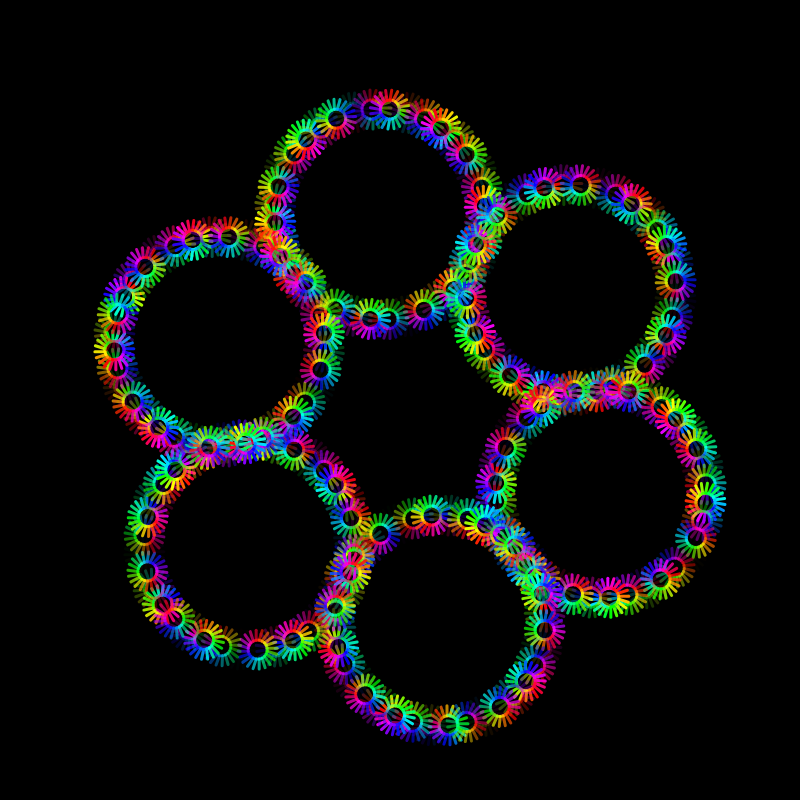
Frame 1 (no input)
Frame 60 (no input): identical to frame 1, image omitted
Frame 120 (the mouse pressed at the canvas centre since frame 60): identical to frame 1, image omitted

The p5.js sketch that drew this single still picture (run headless with seeded random() and noise() and a simulated clock; from frame 60 on, the mouse is pressed at the canvas centre):

// p5.js sketch
// ── sketch.js
let instructionInput;
let parser;
let turtle;
let toReplace;
let replaceWith;
function setup() {
  createCanvas(800, 800);
  angleMode(DEGREES);
  colorMode(HSB, 255);
  strokeWeight(3);
  stroke(0, 255, 255, 255);
  
  toReplace = "SPIKERING";
  let toReplaceInput = createInput(toReplace);
  toReplaceInput.size(100);
  toReplaceInput.style("font-size", "20px");
  toReplaceInput.position(5, 1250);
  toReplaceInput.input(ToReplaceInputChangedEvent);
  
  replaceWith = "! LOOP 20 F 3 T 18 ! T 90 B 10 ? HUE 13 END ?";
  let replaceWithInput = createInput(replaceWith);
  replaceWithInput.size(800);
  replaceWithInput.style("font-size", "20px");
  replaceWithInput.position(120, 1250);
  replaceWithInput.input(ReplaceWithInputChangedEvent);
  
  parser = new Parser();
  turtle = new Turtle();
  
  background(0);
  CreateCodeArea();
  codeArea.input(CodeUpdatedEvent);
  code = "LOOP 6\n";
  code += "  !\n";
  code += "  PEN T -90 F 300 T 90 B 30 PEN\n"; 
  code += "  LOOP 36\n";
  code += "    A 100\n"; 
  code += "    SPIKERING\n";
  code += "    PEN F 20 PEN\n";
  code += "    HUE 6\n"; 
  code += "    T 10\n"; 
  code += "    END\n";
  code += "  ?\n";
  code += "  PEN F 20 T 60 PEN\n";
  code += "END";
  
  code = code.replaceAll("\n", " ");
  code = code.replaceAll("\t", "");
  while(code.indexOf("  ") !== -1)
    code = code.replaceAll("  ", " ");
  
  
  ParseInput();
}

function ReplaceWithInputChangedEvent(){
  replaceWith = this.value();
}

function ToReplaceInputChangedEvent(){
  toReplace = this.value();
}


function draw() {

}

function MyInputChangedEvent() {
  turtle = new Turtle();
  instructionInput = this.value();
  instructionInput = instructionInput.replaceAll(toReplace, replaceWith);
  ParseInput();
}

function ParseInput() {
  if (!code) return;
  if (code === "") return;
  ReplaceStuff();
  
  turtle = new Turtle();
  translate(width/2, height/2);
  background(0);
  parser.Parse(code);
}

function MaybeRandom(value){
  if(value === "0")
    return int(random(-300, 300));
  return value;
}

function ReplaceStuff(){
  code = code.replaceAll(toReplace, replaceWith);
}

let codeArea;
function CreateCodeArea(){
  codeArea = createDiv('');
  
  let innerHtml = '<textarea id="multiliner" name="multiliner" style="width: 800px; float:left; height:400px; background:white">';
  
  innerHtml += "LOOP 6\n";
  innerHtml += "  !\n";
  innerHtml += "  PEN T -90 F 300 T 90 B 30 PEN\n"; 
  innerHtml += "  LOOP 36\n";
  innerHtml += "    A 100\n"; 
  innerHtml += "    SPIKERING\n";
  innerHtml += "    PEN F 20 PEN\n";
  innerHtml += "    HUE 6\n"; 
  innerHtml += "    T 10\n"; 
  innerHtml += "    END\n";
  innerHtml += "  ?\n";
  innerHtml += "  PEN F 20 T 60 PEN\n";
  innerHtml += "END";
  
  innerHtml += '</textarea>';
  
  codeArea.html(innerHtml);
  codeArea = select("#multiliner");
}

let code;
function CodeUpdatedEvent(){
  code = codeArea.value();
  
  code = code.replaceAll("\n", " ");
  code = code.replaceAll("\t", "");
  while(code.indexOf("  ") !== -1)
    code = code.replaceAll("  ", " ");
  ParseInput();
}

// ── instruction.js
class Instruction{
  constructor(fn, numberOfInputs){
    this.fn = fn;
    this.numberOfInputs = numberOfInputs;
    this.inputIndex = 0;
    this.inputs = [];
  }
  
  SetInput(value){
    if(this.numberOfInputs === 0){
      console.log("tried to set Input on something, that didn't need it.");
      return;
    }
    this.inputs[this.inputIndex++] = value;
  }
  
  Clone(){
    return new Instruction(this.fn, this.numberOfInputs);
  }
  
}

//"INSTR" : new Instruction(FunctionName,   numOfArgs)
let instructionSet = {
  "F"     : new Instruction(Forward,        1),
  "B"     : new Instruction(Backward,       1),
  "T"     : new Instruction(Turn,           1),
  "PEN"   : new Instruction(SwitchPenState, 0),
  "HEX"   : new Instruction(Hexagon,        1),
  "PENT"  : new Instruction(Pentagon,       1),
  "LOOP"  : new Instruction(Repeat,         1),
  "HUE"   : new Instruction(ChangeHue,      1),
  "!"     : new Instruction(Push,           0),
  "?"     : new Instruction(Pop,            0),
  "A"     : new Instruction(ChangeAlpha,    1),
  "TXT"   : new Instruction(Text,           1),
  "NGON"  : new Instruction(NGon,           2)
};

function NGon(inputs){
  let n = MaybeRandom(inputs[0]);
  let size = [MaybeRandom(inputs[1])];
  
  let a = [360.0 / n];
  
  for(let i = 0; i < n; i++){
    Forward(size);
    Turn(a);
  }
}

function Text(value){
  fill(turtle.hue, 255, 255);
  noStroke();
  text(value[0], 0, 0);
  textSize(20);
  SwitchPenState();
  Forward([textWidth(value[0])]);
  SwitchPenState();
}

function ChangeAlpha(value){
  let val = MaybeRandom(value[0]);
  let newAlpha = int(turtle.alpha) + int(val);
  
  while(newAlpha > 255)
    newAlpha -= 255;
  
  while(newAlpha < 0)
    newAlpha += 255;

  turtle.alpha = newAlpha;
}

function Push(){
  push();
}

function Pop(){
  pop();
}

function ChangeHue(value){
  let val = MaybeRandom(value[0]);
  let newHue = int(turtle.hue) + int(val);
  
  while(newHue > 255)
    newHue -= 255;
  
  while(newHue < 0)
    newHue += 255;

  turtle.hue = newHue;
}

function Repeat(instructions){
  let k = instructions[0].indexOf(' ');
  let counter = int(instructions[0].slice(0, k));
  let rest = instructions[0].slice(k+1, instructions[0].length);
  let newParser = new Parser();
  for(let i = 0; i < counter; i++)
    newParser.Parse(rest);
}

function Pentagon(value){
  let val = MaybeRandom(value[0]);
  Forward([val]);
  Turn([72]);
  Forward([val]);
  Turn([72]);
  Forward([val]);
  Turn([72]);
  Forward([val]);
  Turn([72]);
  Forward([val]);
  Turn([72]);
}

function Hexagon(value){
  let val = MaybeRandom(value[0]);
  Forward([val]);
  Turn([60]);
  Forward([val]);
  Turn([60]);
  Forward([val]);
  Turn([60]);
  Forward([val]);
  Turn([60]);
  Forward([val]);
  Turn([60]);
  Forward([val]);
  Turn([60]);
}
function SwitchPenState(){
  turtle.penState = !turtle.penState;
}
function Turn(value){
  let val = MaybeRandom(value[0]);
  turtle.Turn(val)
}
function Forward(value){
  let val = MaybeRandom(value[0]);
  turtle.Move(val);
}
function Backward(value){
  let val = MaybeRandom(value[0]);
  Forward([-val]);
}
// ── parser.js
class Parser {
  Parse(input) {
    let instructions = this.CreateInstructions(input);
    //this.LogInstructions(instructions);
    if (!this.VerifyInstructions(instructions))
      return console.log("instructions not valid");
    
    
    this.ExecuteInstructions(instructions);
  }
  
  ExecuteInstructions(instructions){
    for (let i = 0; i < instructions.length; i++) 
      instructions[i].fn(instructions[i].inputs);
  }
  
  LogInstructions(instructions){
    console.log("instructions are:");
    for (let i = 0; i < instructions.length; i++)
      console.log(instructions[i]);
  }

  VerifyInstructions(instructions) {    
    if (!instructions) return false;
    if (instructions == []) return false;
    
    for(let i = 0; i < instructions.length; i++){
      if(instructions[i].numberOfInputs === 0)
        continue;
      else if(instructions[i].numberOfInputs !== 0 && instructions[i].inputs === undefined)
        return false;
      else if(instructions[i].numberOfInputs !== 0 && instructions[i].inputs === "")
        return false;
      else if(instructions[i].numberOfInputs !== 0 && instructions[i].inputs === [])
        return false;
    }
    return true;
  }

  CreateInstructions(input) {
    let instructions = [];
    let k = 0;
    let split = input.split(" ");
    for (let i = 0; i < split.length; i++) {
      let token = split[i];
      if (token === "") return console.log("got invalid token (empty)");
      if (!this.IsValidToken(token)) return console.log("got invalid token: " + token);
      
      if(token !== "LOOP"){
        instructions[k] = instructionSet[token].Clone();
        if (instructions[k].numberOfInputs > 0){ 
          for(let n = 0; n < instructions[k].numberOfInputs; n++)
            instructions[k].SetInput(split[++i]);
        }
      } else{
        instructions[k] = instructionSet[token].Clone();
        let loopInstructions = "";
        let j = 0;
        while((split[++i] !== "END" || j !== 0) && i < split.length){
          loopInstructions += split[i] + " ";
          if(split[i] === "LOOP")
            j++;
          else if(split[i] === "END")
            j--;
        }
        instructions[k].SetInput(loopInstructions.slice(0, -1));
      }
      k++;
    }
    return instructions;
  }

  IsValidToken(token) {
    let keys = Object.keys(instructionSet);
    return keys.includes(token);
  }
}

// ── themes.js
let defaultTheme = [
  [15, 5, 20],
  [100, 100, 100],
  [200, 180, 60],
  [120, 120, 180],
  [200, 50, 200]
];

let lightTheme = [
  [150, 150, 200],
  [100, 100, 100],
  [200, 180, 60],
  [120, 120, 180],
  [200, 50, 200]
];
// ── turtle.js
class Turtle {
  constructor() {
    this.penState = true;
    this.hue = 0;
    this.alpha = 255;
  }
  Move(amount) {
    stroke(this.hue, 255, 255, this.alpha);
    if (this.penState === true) line(0, 0, amount, 0);
    translate(amount, 0);
  }
  Turn(angle) {
    rotate(angle);
  }
}
